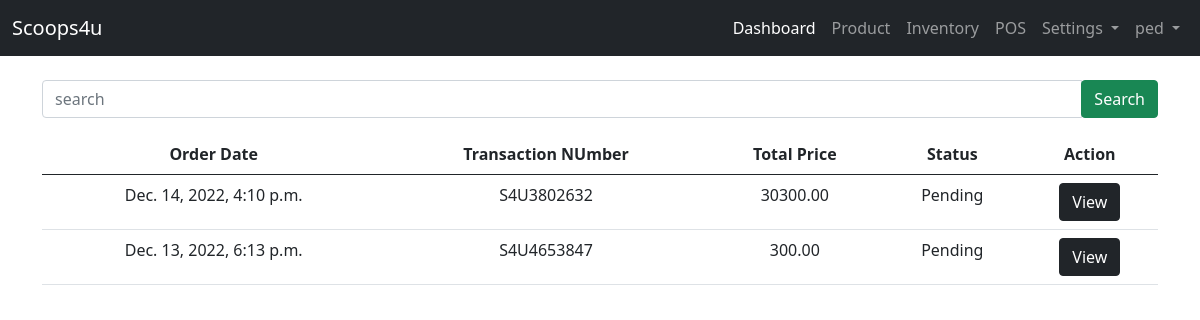
Page /user-site/transaction-orders/ (signed in) on the earlier database version.
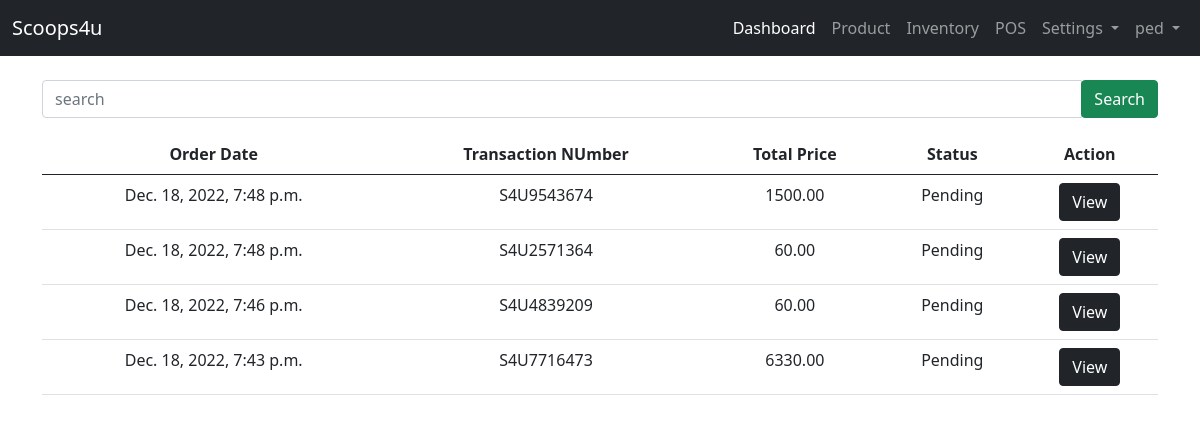
Same page on the later database version.
### landing_page/models.py (models this page shows)
class User(AbstractUser):
    ROLE = ((" "," "),("admin","admin"),("staff","staff"),("reseller","reseller"),("rider","rider"))
    role = models.CharField(max_length=50, null=True, default=False, choices=ROLE)

### admin_site/models.py (models this page shows, shortened)
class Transaction(models.Model):
    ORDERSTATUS = ( ("Pending","Pending"),("Out for Shipping","Out for Shipping"),("Decline","Decline"),("Completed","Completed"))
    DELIVERY_OPTION = ( ("pickup","pickup"),("delivery","delivery"))
    transaction_no =  models.CharField(unique=True, max_length=200, null=False,verbose_name='Transaction Number')
    transaction_user = models.CharField(max_length=250, null=True, verbose_name='List Username')
    transaction_fname = models.CharField(max_length=250, null=True, verbose_name='First Name')
    transaction_lname = models.CharField(max_length=250, null=True, verbose_name='Last Name')
    transaction_address = models.TextField(null=False, verbose_name='Address')
    transaction_contactno = models.BigIntegerField( null=True, verbose_name='Contact Number')
    transaction_doption = models.CharField(max_length=250, choices= DELIVERY_OPTION, null=True, verbose_name='Delivery Option')
    transaction_totalprice =  models.DecimalField( max_digits=10, decimal_places=2,null=True, verbose_name='Total Price')
    created_at =models.DateTimeField(default=timezone.now)
    transaction_orderstatus = models.CharField(max_length=250, choices=ORDERSTATUS, null=True, default='Pending',verbose_name='Status')
    transaction_delivered = models.DateTimeField(null=True, blank=True, verbose_name='Delivered Time')

### admin_site/views.py (the view)
# urls.py: path('transaction-orders/', views.Transaction_orders, name='transaction_orders'),
@login_required(login_url='landing_page:login')
def Transaction_orders(request):
    list_transaction = Transaction.objects.filter(Q(transaction_orderstatus = "Pending")).order_by('-id')
    context = {
        'list_transaction':list_transaction
    }
    return render(request, 'admin_site/transaction/orders.html', context)

### templates/admin_site/transaction/orders.html (shortened to what this page needs)
{% extends 'admin_site/base.html' %}
{% block content %}
{% if list_transaction %}
<form action="{% url 'admin_site:search_transaction' %}" method="GET" class="my-3 ">
    <div class="input-group">
        <input type="text" class="form-control" name="search" placeholder="search" required>
        <div class="input-group-append">
            <button class="btn btn-success" type="submit">Search</button>
        </div>
    </div>
</form>
    <table class="table table-hover text-center" >
        <thead>
            <tr>
               <th>Order Date</th>
               <th>Transaction NUmber</th>
               <th>Total Price</th>
               <th>Status</th>
               <th>Action</th>
            </tr>
        </thead>
        <tbody>
            {% for list in list_transaction %}
            <tr>
                <td>{{ list.created_at}}</td>
                <td>{{ list.transaction_no }}</td>
                <td>{{ list.transaction_totalprice }}</td>
                <td>{{ list.transaction_orderstatus }}</td>
                <form action="{% url 'admin_site:transaction_view' %} " method="GET">
                     <td><input type="submit" class="btn btn-dark" value="View"></td>
                </form>
            </tr>
            {% endfor %}
        </tbody>
    </table>
    {% endif %}
{% endblock content %}

### templates/admin_site/base.html (shortened to what this page needs)
<!DOCTYPE html>
<html lang="en">
<head>
    <link href="https://cdn.jsdelivr.net/npm/bootstrap@5.0.2/dist/css/bootstrap.min.css" rel="stylesheet">
  </head>
<body>
{% if user.role == "staff"%}
  <nav class="navbar navbar-expand-lg navbar-dark bg-dark">
    <div class="container-fluid">
      <a class="navbar-brand" href="#">Scoops4u</a>
              <div class="collapse navbar-collapse" id="navbarNavDropdown">
                <ul class="navbar-nav ms-auto mb-2 mb-lg-0">
                  <li class="nav-item">
                    <a class="nav-link active" aria-current="page" href="{% url 'staff_site:dashboard'%}">Dashboard</a>
                  </li>
                  <li class="nav-item">
                    <a class="nav-link" href="{%url 'admin_site:list_product' %}">Product</a>
                  </li>
                  <li class="nav-item">
                    <a class="nav-link" href="{%url 'admin_site:inventory' %}">Inventory</a>
                  </li>
                  <li class="nav-item">
                    <a class="nav-link" href="{%url 'admin_site:pos' %}">POS</a>
                  </li>
                  <li class="nav-item dropdown">
                    <a class="nav-link dropdown-toggle" href="#" id="navbarDropdownMenuLink" role="button" data-bs-toggle="dropdown" aria-expanded="false">
                      Settings
                    </a>
                  </li>
                  <li class="nav-item dropdown">
                    <a class="nav-link dropdown-toggle" href="#" id="navbarDropdownMenuLink" role="button" data-bs-toggle="dropdown" aria-expanded="false">
                       {{ user }}
                    </a>
                  </li>
                </ul>
              </div>
            </div>
          </nav>
{% endif %}
      <div class="container">
        <div class="row mt-2">
            <div class="col-lg-12">
                {% block content %}
                {% endblock content %}
            </div>
        </div>
    </div>
</body>
</html>

Differences in the rows shown:
removed Transaction: created_at "Dec. 14, 2022, 4:10 p.m.", transaction_no "S4U3802632", transaction_totalprice "30300.00", transaction_orderstatus "Pending"
removed Transaction: created_at "Dec. 13, 2022, 6:13 p.m.", transaction_no "S4U4653847", transaction_totalprice "300.00", transaction_orderstatus "Pending"
added Transaction: created_at "Dec. 18, 2022, 7:48 p.m.", transaction_no "S4U9543674", transaction_totalprice "1500.00", transaction_orderstatus "Pending"
added Transaction: created_at "Dec. 18, 2022, 7:48 p.m.", transaction_no "S4U2571364", transaction_totalprice "60.00", transaction_orderstatus "Pending"
added Transaction: created_at "Dec. 18, 2022, 7:46 p.m.", transaction_no "S4U4839209", transaction_totalprice "60.00", transaction_orderstatus "Pending"
added Transaction: created_at "Dec. 18, 2022, 7:43 p.m.", transaction_no "S4U7716473", transaction_totalprice "6330.00", transaction_orderstatus "Pending"
